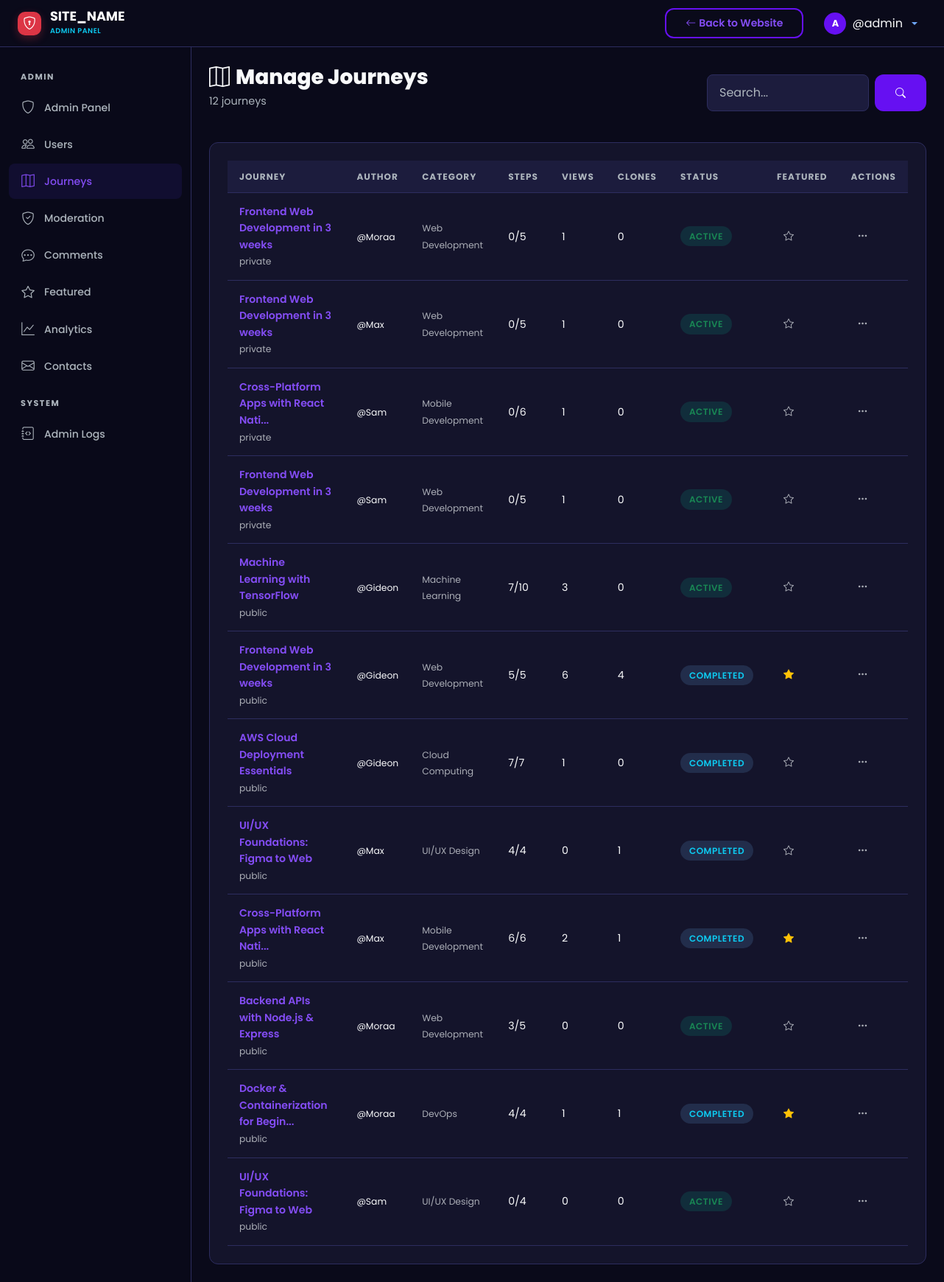
The app's page /admin/journeys.php (signed in), older data.
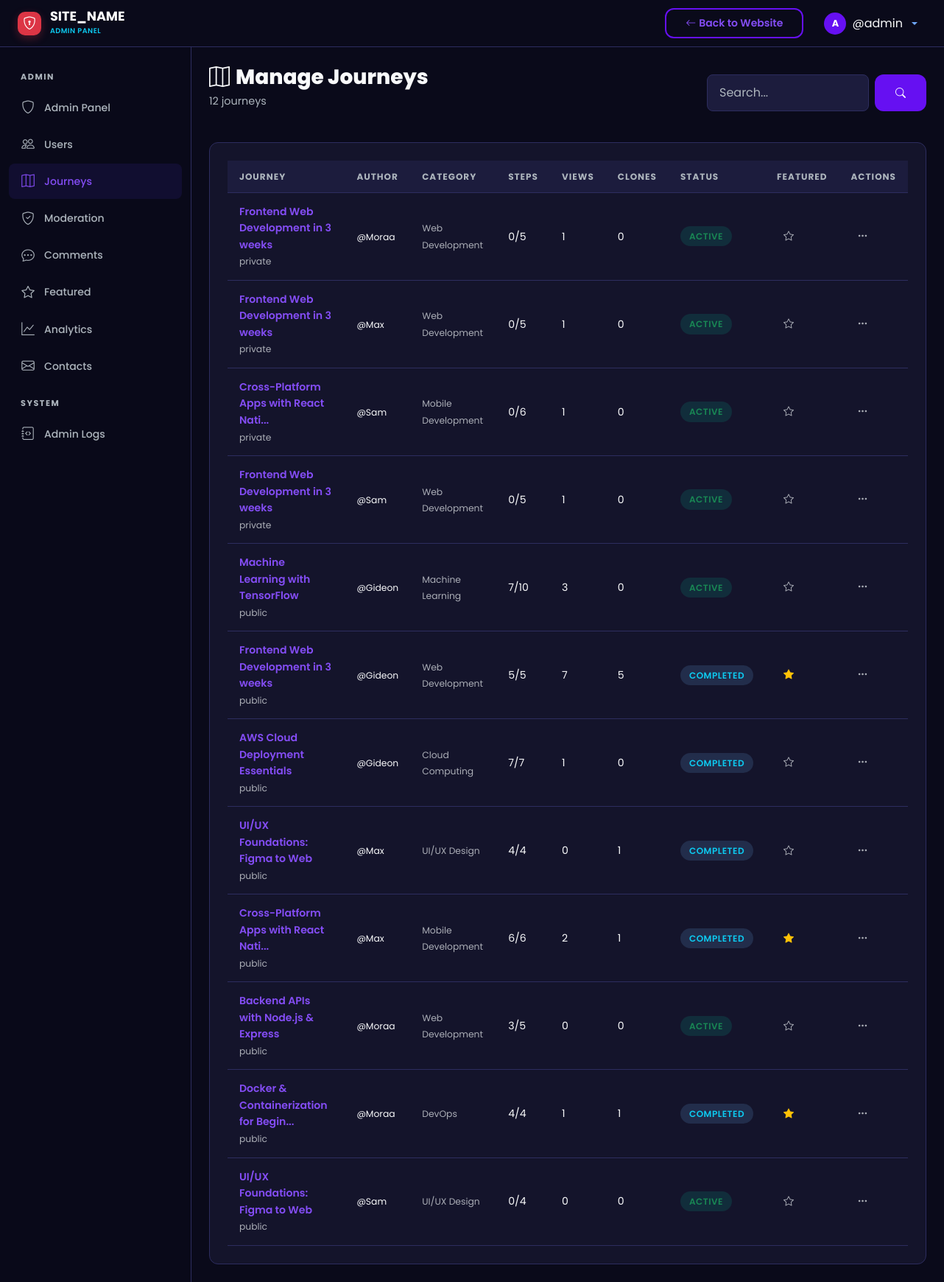
The same page, newer data.
### tables this page shows
CREATE TABLE `journeys` (
  `id` int UNSIGNED NOT NULL,
  `user_id` int UNSIGNED NOT NULL,
  `title` varchar(255) NOT NULL,
  `slug` varchar(255) NOT NULL,
  `description` text,
  `category_id` int UNSIGNED DEFAULT NULL,
  `visibility` enum('public','private') NOT NULL DEFAULT 'public',
  `status` enum('active','completed','archived') NOT NULL DEFAULT 'active',
  `is_featured` tinyint(1) NOT NULL DEFAULT '0',
  `total_steps` int UNSIGNED NOT NULL DEFAULT '0',
  `completed_steps` int UNSIGNED NOT NULL DEFAULT '0',
  `clone_count` int UNSIGNED NOT NULL DEFAULT '0',
  `view_count` int UNSIGNED NOT NULL DEFAULT '0',
  `created_at` datetime NOT NULL DEFAULT CURRENT_TIMESTAMP,
  `updated_at` datetime NOT NULL DEFAULT CURRENT_TIMESTAMP ON UPDATE CURRENT_TIMESTAMP
);

CREATE TABLE `users` (
  `id` int UNSIGNED NOT NULL,
  `username` varchar(50) NOT NULL,
  `email` varchar(255) NOT NULL,
  `password_hash` varchar(255) NOT NULL,
  `full_name` varchar(100) NOT NULL,
  `avatar` varchar(255) DEFAULT 'default-avatar.png',
  `bio` text,
  `role` enum('user','admin') NOT NULL DEFAULT 'user',
  `is_active` tinyint(1) NOT NULL DEFAULT '1',
  `current_streak` int UNSIGNED NOT NULL DEFAULT '0',
  `longest_streak` int UNSIGNED NOT NULL DEFAULT '0',
  `last_activity_date` date DEFAULT NULL,
  `created_at` datetime NOT NULL DEFAULT CURRENT_TIMESTAMP,
  `updated_at` datetime NOT NULL DEFAULT CURRENT_TIMESTAMP ON UPDATE CURRENT_TIMESTAMP
);

CREATE TABLE `categories` (
  `id` int UNSIGNED NOT NULL,
  `name` varchar(100) NOT NULL,
  `slug` varchar(100) NOT NULL,
  `icon` varchar(50) DEFAULT 'bi-folder',
  `created_at` datetime NOT NULL DEFAULT CURRENT_TIMESTAMP
);

### includes/helpers.php (called while the page is built, shortened)
<?php
function generateCSRFToken(): string {
    return $_SESSION['csrf_token'];
}
function sanitize(?string $input): string {
    return htmlspecialchars(trim($input), ENT_QUOTES, 'UTF-8');
}
function truncateText(string $text, int $length = 150): string {
    if (mb_strlen($text) <= $length) return $text;
    return mb_substr($text, 0, $length) . '...';
}

### admin/journeys.php (the view, shortened to what this page needs)
<?php
require_once __DIR__ . '/../includes/helpers.php';
require_once __DIR__ . '/includes/admin_header.php';
$search = trim($_GET['q'] ?? '');
$where = '1=1';
$params = [];
$stmt = $db->prepare("SELECT j.*, u.username, c.name AS category_name FROM journeys j JOIN users u ON j.user_id = u.id LEFT JOIN categories c ON j.category_id = c.id WHERE $where ORDER BY j.created_at DESC LIMIT 100");
$stmt->execute($params);
$journeys = $stmt->fetchAll();
?>
<div class="st-page-header d-flex align-items-center justify-content-between flex-wrap gap-3">
    <div>
        <h1 class="st-page-title"><i class="bi bi-map me-2"></i>Manage Journeys</h1>
        <p class="st-page-subtitle"><?= count($journeys) ?> journeys</p>
    </div>
    <form method="GET" class="d-flex gap-2">
        <input type="text" name="q" class="form-control st-form-control" placeholder="Search..." value="<?= sanitize($search) ?>" style="width:220px;">
        <button class="btn btn-st-primary btn-sm"><i class="bi bi-search"></i></button>
    </form>
</div>
<div class="st-card">
    <div class="table-responsive">
        <table class="st-table">
            <thead><tr><th>Journey</th><th>Author</th><th>Category</th><th>Steps</th><th>Views</th><th>Clones</th><th>Status</th><th>Featured</th><th>Actions</th></tr></thead>
            <tbody>
                <?php foreach ($journeys as $j): ?>
                <tr>
                    <td>
                        <a href="<?= SITE_URL ?>/journey/view.php?id=<?= $j['id'] ?>" class="fw-semibold text-decoration-none"><?= sanitize(truncateText($j['title'], 35)) ?></a>
                        <br><small class="text-muted"><?= $j['visibility'] ?></small>
                    </td>
                    <td><small><?= sanitize($j['username']) ?></small></td>
                    <td><small class="text-muted"><?= sanitize($j['category_name'] ?? '-') ?></small></td>
                    <td><?= $j['completed_steps'] ?>/<?= $j['total_steps'] ?></td>
                    <td><?= number_format($j['view_count']) ?></td>
                    <td><?= $j['clone_count'] ?></td>
                    <td><span class="st-badge <?= $j['status'] === 'active' ? 'st-badge-success' : ($j['status'] === 'completed' ? 'st-badge-info' : 'st-badge-warning') ?>"><?= $j['status'] ?></span></td>
                    <td>
                        <a href="?action=toggle_feature&id=<?= $j['id'] ?>&token=<?= generateCSRFToken() ?>" class="btn btn-sm btn-link">
                            <i class="bi <?= $j['is_featured'] ? 'bi-star-fill text-warning' : 'bi-star text-muted' ?>"></i>
                        </a>
                    </td>
                    <td>
                        <div class="dropdown">
                            <button class="btn btn-sm btn-link text-muted" data-bs-toggle="dropdown"><i class="bi bi-three-dots"></i></button>
                        </div>
                    </td>
                </tr>
                <?php endforeach; ?>
            </tbody>
        </table>
    </div>
</div>
<?php require_once __DIR__ . '/includes/admin_footer.php'; ?>

Row changes from the older to the newer data that the page shows:
changed journeys (number 6 of 12 on the later page): view_count "6" → "7"; clone_count "4" → "5"
